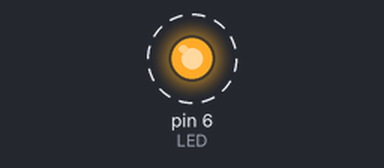
A sketch run on a simulated Arduino Uno, built with avr-gcc and run on an emulated ATmega328P. On the bench: output pins drawn as LEDs (lit = HIGH). Dashed ring = blinking.

Above: at 0.5 s.
Timing chart, 0 to 4.6 s (numbered marks = the images above):
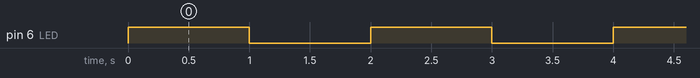

Measured:
- by itself, pin 6 (LED): alternates HIGH for 1.0 s and LOW for 1.0 s

The sketch:

Blink.ino
```cpp
/*
  Blink

  Turns an LED on for one second, then off for one second, repeatedly.

  Volunteers: change LED constant
*/
const int LED = 6;
// the setup function runs once when you press reset or power the board
void setup() {
  Serial.begin(9600);
  // initialize digital pin LED_BUILTIN as an output.
  pinMode(LED, OUTPUT);
}

// the loop function runs over and over again forever
void loop() {
  digitalWrite(LED, HIGH);   // turn the LED on (HIGH is the voltage level)
  delay(1000);                       // wait for a second
  digitalWrite(LED, LOW);    // turn the LED off by making the voltage LOW
  delay(1000);                       // wait for a second
}
```
